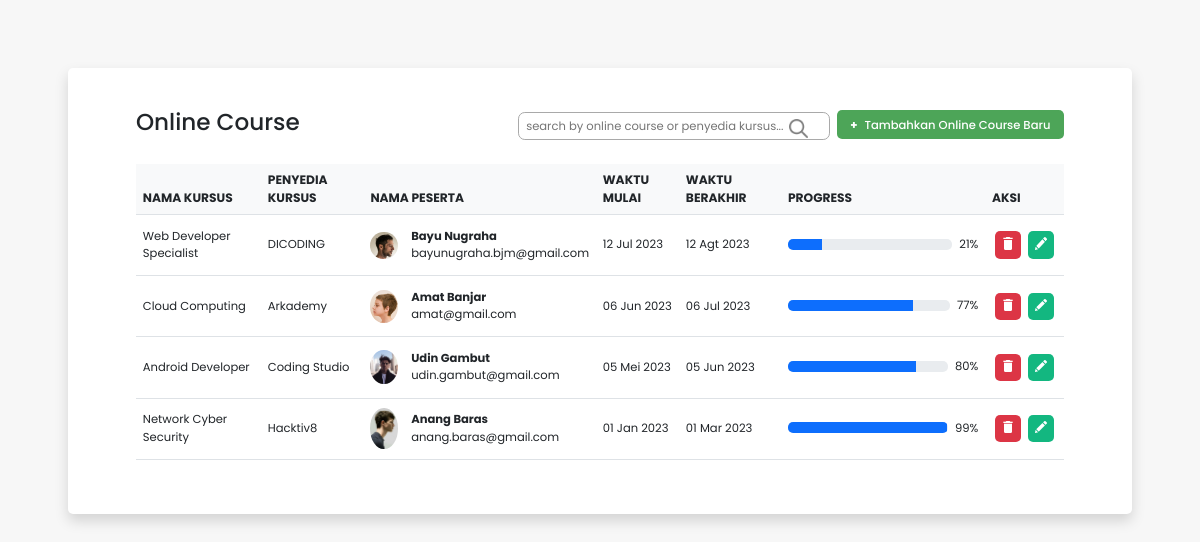
The page / on the database its author committed.
### tables this page shows
CREATE TABLE `monitoring` (
  `id` int NOT NULL,
  `project_name` varchar(100) NOT NULL,
  `client_name` varchar(100) NOT NULL,
  `leader_id` int NOT NULL,
  `start_date` date NOT NULL,
  `end_date` date NOT NULL,
  `progress` float NOT NULL
);

### functions.php (called while the page is built, shortened)
<?php
$conn = mysqli_connect("localhost", "root", "", "test_hc");
function query($query)
{
    global $conn;
    $result = mysqli_query($conn, $query);
    $rows = [];
    while ($row = mysqli_fetch_assoc($result)) {
        $rows[] = $row;
    }
    return $rows;
}
function mapingdata($monitoring, $leader)
{
    $data = array_map(function ($monitor) use ($leader) {
        $daftarleader = array_filter($leader, function ($lead) use ($monitor) {
            return $lead['id'] == $monitor['leader_id'];
        });
        $leader_name = array_column($daftarleader, 'leader_name');
        $monitor['leader_name'] = array_shift($leader_name);
        $profile_picture = array_column($daftarleader, 'profile_picture');
        $monitor['profile_picture'] = array_shift($profile_picture);
        $leader_email = array_column($daftarleader, 'email');
        $monitor['leader_email'] = array_shift($leader_email);
        return $monitor;
    }, $monitoring);
    return $data;
}
function tanggal_indo($tanggal)
{
    $bulan = array(
        1 =>   'Jan',
        'Feb',
        'Mar',
        'Apr',
        'Mei',
        'Jun',
        'Jul',
        'Agt',
        'Sep',
        'Okt',
        'Nov',
        'Des'
    );
    $split = explode('-', $tanggal);
    return $split[2] . ' ' . $bulan[(int)$split[1]] . ' ' . $split[0];
}

### index.php (the view, shortened to what this page needs)
<?php
require 'functions.php';
$monitoring = query("SELECT * FROM monitoring");
$leader = query("SELECT * FROM leader");
$dataMonitoring = mapingdata($monitoring, $leader);
?>
<!doctype html>
<html lang="en">
<head>
    <link href="https://cdn.jsdelivr.net/npm/bootstrap@5.2.0-beta1/dist/css/bootstrap.min.css" rel="stylesheet">
    <link rel="stylesheet" href="style.css">
</head>
<body>
    <div class="cont container rounded shadow">
        <div class="d-flex align-items-center justify-content-between mt-5 mb-4">
            <h1> Online Course</h1>
            <div class="d-flex">
                <form action="" method="GET" class="d-flex position-relative">
                    <input class="field" type="text" name="keyword" size="27rem" placeholder="search by online course or penyedia kursus...">
                    <button class="position-absolute cari" name="cari"><img src="img/search.png" alt="search"></button>
                </form>
                <div class="mt-2 ms-2">
                    <a href=" addNewMP.php" class="pt-2 pb-2 ps-3 pe-3 rounded add-new"><span class="me-2 ms-0 p-0 bolder">+</span>Tambahkan Online Course Baru</a>
                </div>
            </div>
        </div>
        <table class="table mb-4">
            <thead class="bg-light">
                <tr>
                    <th scope="col">NAMA KURSUS</th>
                    <th scope="col">PENYEDIA KURSUS</th>
                    <th scope="col">NAMA PESERTA</th>
                    <th scope="col">WAKTU MULAI</th>
                    <th scope="col">WAKTU BERAKHIR</th>
                    <th scope="col">PROGRESS</th>
                    <th scope="col">AKSI</th>
                </tr>
            </thead>
            <tbody>
                <?php foreach ($dataMonitoring as $data) : ?>
                    <?php
                    $progress = $data["progress"] * 100;
                    ?>
                    <tr>
                        <td>
                            <div class="h-100 d-flex align-items-center">
                                <?= $data["project_name"] ?>
                            </div>
                        </td>
                        <td>
                            <div class="h-100 d-flex align-items-center">
                                <?= $data["client_name"] ?>
                            </div>
                        </td>
                        <td>
                            <div class="h-100 leader d-flex align-items-center">
                                <div class="image-con">
                                    <img class="rounded-circle" src="img/<?= $data["profile_picture"] ?>" alt="profile-leader">
                                </div>
                                <div class="w-75">
                                    <div class="bolder">
                                        <?= $data["leader_name"] ?>
                                    </div>
                                    <div>
                                        <?= $data["leader_email"] ?>
                                    </div>
                                </div>
                            </div>
                        </td>
                        <td>
                            <div class="h-100 d-flex align-items-center">
                                <?= tanggal_indo($data["start_date"]) ?>
                            </div>
                        </td>
                        <td>
                            <div class="h-100 d-flex align-items-center">
                                <?= tanggal_indo($data["end_date"]) ?>
                            </div>
                        </td>
                        <td style="width: 15rem;">
                            <?php if ($progress == 100) : ?>
                                <div class="h-100 mt-3 pt-1 mb-3">
                                    <div style="float:right; margin-top: -0.2rem;" class="ms-2">
                                        <?= $progress ?>%
                                    </div>
                                    <div class="progress h-25">
                                        <div class="progress-bar progress-bar-success" role="progressbar" aria-valuemin="0" aria-valuemax="100" style="width:<?= $progress ?>%; background-color:#13b780;">
                                        </div>
                                    </div>
                                </div>
                            <?php else : ?>
                                <div class="h-100 mt-3 pt-1 mb-3">
                                    <div style="float:right; margin-top: -0.2rem;" class="ms-2">
                                        <?= $progress ?>%
                                    </div>
                                    <div class="progress h-25">
                                        <div class="progress-bar" role="progressbar" aria-valuemin="" aria-valuemax="100" style="width:<?= $progress ?>%; ">
                                        </div>
                                    </div>
                                </div>
                            <?php endif; ?>
                        </td>
                        <td>
                            <div class="h-100 d-flex align-items-center">
                                <a href="delete.php?id=<?= $data["id"]; ?>" class="bg-danger m-1 pt-1 pb-2 ps-2 pe-2 rounded" onclick="return confirm('Yakin Menghapus Data <?= $data['project_name'] ?>');"><img src="img/delete.png" alt="delete" style="width: 0.9rem;"></a>
                                <a href="edit.php?id=<?= $data["id"]; ?>" class=" m-1 pt-1 pb-2 ps-2 pe-2 rounded" style="background-color:#13b780;"><img src="img/draw.png" alt="edit" style="width: 0.9rem; "></a>
                            </div>
                        </td>
                    </tr>
                <?php endforeach; ?>
            </tbody>
        </table>
    </div>
</body>
</html>

### style.css (style rules this page uses)
* { margin: 0; padding: 0; box-sizing: border-box; font-family: "Poppins", sans-serif; font-size: 0.85rem; }
body { background-color: #f7f7f7; display: flex; justify-content: center; align-items: center; }
h1 { font-weight: 500; font-size: 1.7rem; }
.cont { margin-right: 5rem; margin-left: 5rem; }
.cari { top: 20%; right: 5%; }
button.cari { width: 10%; background-color: transparent; border: 0; }
button.cari > img { margin: 0.2rem; width: 60%; opacity: 0.5; }
.container { margin-top: 5rem; margin-bottom: 5rem; background-color: white; padding-right: 5rem; padding-left: 5rem; padding-bottom: 2.5rem; }
.field { margin-top: 0.2rem; margin-bottom: 0.2rem; padding-left: 0.5rem; padding-right: 0.5rem; width: 100%; height: 2rem; border-radius: 0.5rem; border: 1px solid darkgray; }
.leader .image-con { width: 2rem; margin-right: 1rem; }
.leader img { width: 100%; margin: 0; padding: 0; }
a.add-new { font-weight: 500; color: white; background-color: #4da558; text-decoration: none; }
.bolder { font-weight: 700; }
td { height: 4.5rem; }
th { font-size: 0.9rem; }

### rows shown on the page
monitoring: project_name "Web Developer Specialist", client_name "DICODING", shows a picture, leader_name "Bayu Nugraha", leader_email "bayunugraha.bjm@gmail.com", start_date "12 Jul 2023", end_date "12 Agt 2023", progress "21"
monitoring: project_name "Cloud Computing", client_name "Arkademy", shows a picture, leader_name "Amat Banjar", leader_email "amat@gmail.com", start_date "06 Jun 2023", end_date "06 Jul 2023", progress "77"
monitoring: project_name "Android Developer", client_name "Coding Studio", shows a picture, leader_name "Udin Gambut", leader_email "udin.gambut@gmail.com", start_date "05 Mei 2023", end_date "05 Jun 2023", progress "80"
monitoring: project_name "Network Cyber Security", client_name "Hacktiv8", shows a picture, leader_name "Anang Baras", leader_email "anang.baras@gmail.com", start_date "01 Jan 2023", end_date "01 Mar 2023", progress "99"
